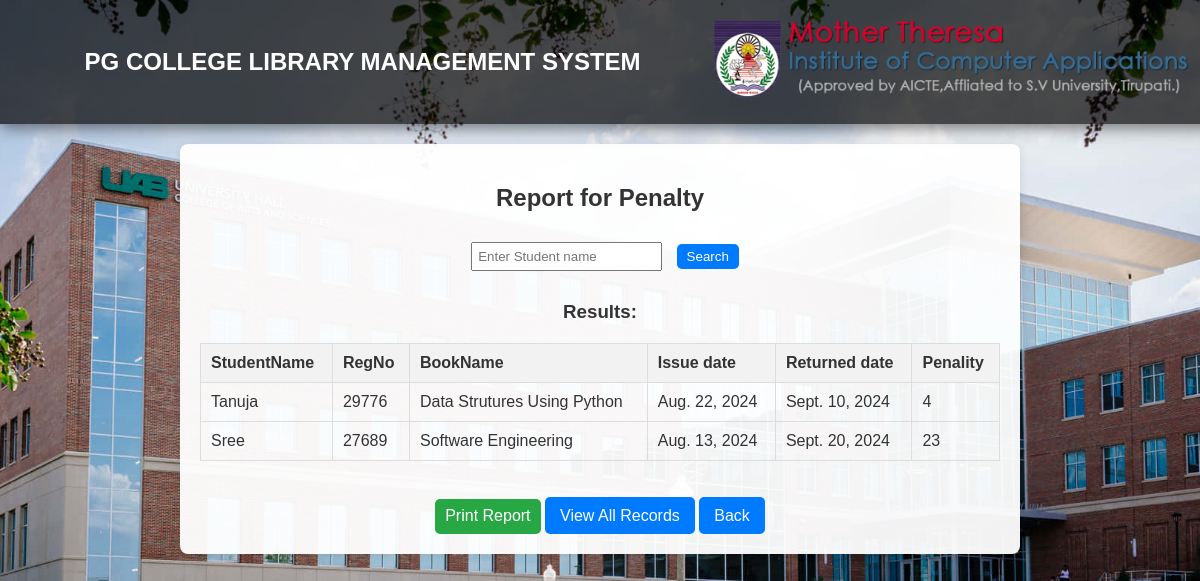
Screenshot of /penaltyreport/ with the database file from the repository.
### app1/models.py (models this page shows, shortened)
class BookReturned(models.Model):
    name=models.ForeignKey(StudentMaster,on_delete=models.CASCADE)
    b_name=models.ForeignKey(Book,on_delete=models.CASCADE)
    is_date=models.ForeignKey(BookIssued,on_delete=models.CASCADE) ####
    penalty_amount = models.DecimalField(max_digits=6, decimal_places=2, default=0.00)###
    returned_date=models.DateField()
    def cal_penalty(self):
        if self.returned_date:
            due_date = self.is_date.issue_date + timedelta(days=15)
            if self.returned_date > due_date:
                days_late = (self.returned_date - due_date).days
                self.penalty_amount = days_late * 1  # $1 per day
                self.save()

class StudentMaster(models.Model):
    batchNo = models.ForeignKey('BatchMaster', on_delete=models.CASCADE, related_name='students')
    sem = models.ForeignKey('SemesterMaster', on_delete=models.CASCADE, related_name='students')
    studentRegNo = models.CharField(max_length=10, validators=[integer_validator])
    studentName = models.CharField(max_length=50, validators=[alpha_validator])
    studentMobile = models.CharField(max_length=10, validators=[integer_validator])
    studentEmail = models.EmailField(max_length=55, unique=True)
    course = models.CharField(max_length=50, choices=COURSE_CHOICES, default=" ")
    class Meta:
        unique_together = ('batchNo', 'sem', 'studentRegNo', 'studentName')

class Book(models.Model):
    bookId=models.IntegerField(unique=True)
    title=models.CharField(max_length=200)
    author=models.CharField(max_length=100)
    publisher=models.CharField(max_length=150)
    edition=models.CharField(max_length=100)
    no_of_book=models.IntegerField()

class BookIssued(models.Model):
    std_Name=models.ForeignKey(StudentMaster,on_delete=models.CASCADE)
    bname=models.ForeignKey(Book,on_delete=models.CASCADE)
    issue_date=models.DateField()

### app1/views.py (the view, shortened to what this page needs)
# urls.py: path('penaltyreport/', views.penaltyreport, name='penaltyreport'),
def penaltyreport(request):
    loans = BookReturned.objects.all()
    error_message = None
    print("1")
    for loan in loans:
           penalty=loan.cal_penalty()
    print(2)
    return render(request, 'penalty_report.html', {'loans': loans,'error_message': error_message})

### app1/templates/penalty_report.html (shortened to what this page needs)
{% extends "home2.html" %}
{% block content %}
<div style="text-align: center; background-color: rgba(255, 255, 255, 0.95); padding: 20px; border-radius: 8px; box-shadow: 0 2px 10px rgba(0, 0, 0, 0.1); margin: auto; max-width: 800px;">
    <h2>Report for Penalty</h2>
    <form method="POST" style="margin-bottom: 20px;">
        <input type="text" name="search_value" placeholder="Enter Student name" style="padding: 5px; margin: 10px;" class="b">
        <button type="submit" style="padding: 5px 10px; background-color: #007bff; color: white; border: none; border-radius: 5px;" class="b">Search</button>
    </form>
    <h3 class="b">Results:</h3>
    <table style="width: 100%; border-collapse: collapse; margin: 20px 0;text-align: left;">
        <thead>
            <tr style="background-color: #f2f2f2;">
                <th style="padding: 10px; border: 1px solid #ddd;">StudentName</th>
                     <th style="padding: 10px; border: 1px solid #ddd;">RegNo</th>
                     <th style="padding: 10px; border: 1px solid #ddd;">BookName</th>
                     <th style="padding: 10px; border: 1px solid #ddd;">Issue date</th>
                     <th style="padding: 10px; border: 1px solid #ddd;">Returned date</th>
                     <th style="padding: 10px; border: 1px solid #ddd;">Penality</th>
  </tr>
        </thead>
        <tbody>
            {% for book in loans %}
                <tr>
                    <td style="padding: 10px; border: 1px solid #ddd;">{{ book.name.studentName }}</td>
                    <td style="padding: 10px; border: 1px solid #ddd;">{{ book.name.studentRegNo }}</td>
                    <td style="padding: 10px; border: 1px solid #ddd;">{{ book.b_name.title }}</td>
                    <td style="padding: 10px; border: 1px solid #ddd;">{{ book.is_date.issue_date }}</td>
                    <td style="padding: 10px; border: 1px solid #ddd;">{{ book.returned_date }}</td>
                    <td style="padding: 10px; border: 1px solid #ddd;">{{ book.penalty_amount }}</td>
       </tr>
            {% empty %}
                <tr>
                    <td colspan="5" style="border: 1px solid #ddd; padding: 8px; text-align: center;">No staff found.</td>
                </tr>
            {% endfor %}
        </tbody>
    </table>
    <br>
    <button onclick="window.print();" style="padding: 5px 10px; font-size:16px;height:35px;background-color: #28a745; color: white; border: none; border-radius: 5px;" class="b">Print Report</button>
    <a href="{% url 'penaltyreport' %}" style="padding: 10px 15px; background-color: #007bff; color: white; border-radius: 5px; text-decoration: none;" class="b">View All Records</a>
    <a href="{% url 'home' %}" style="padding: 10px 15px; background-color: #007bff; color: white; border-radius: 5px; text-decoration: none;" class="b">Back</a>
</div>
{% endblock %}

### rows the page displays
BookReturned: name.studentName "Tanuja", name.studentRegNo "29776", b_name "Data Strutures Using Python", is_date.issue_date "Aug. 22, 2024", returned_date "Sept. 10, 2024", penalty_amount "4"
BookReturned: name.studentName "Sree", name.studentRegNo "27689", b_name "Software Engineering", is_date.issue_date "Aug. 13, 2024", returned_date "Sept. 20, 2024", penalty_amount "23"
